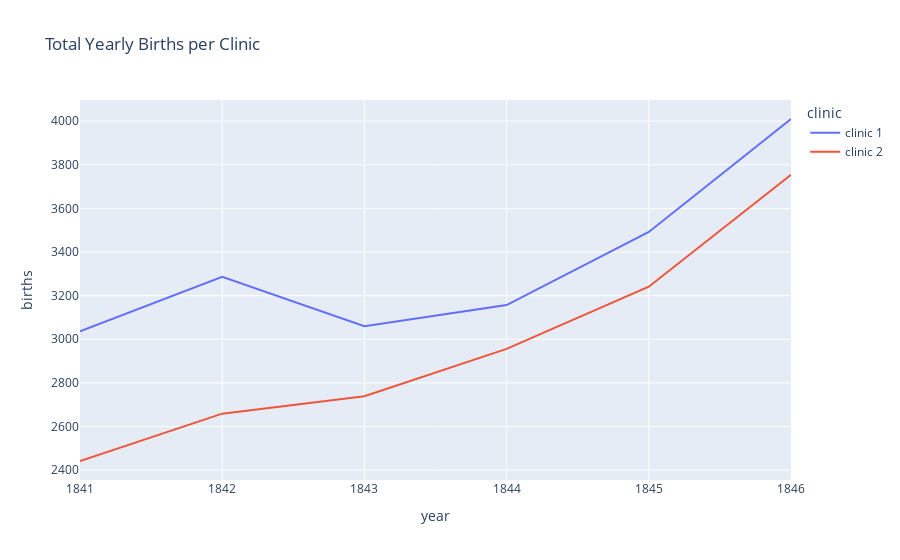

Source (notebook cell):
### Code cell
line = px.line(df_yearly,
               x='year',
               y='births',
               color='clinic',
               title='Total Yearly Births per Clinic')

line.show()

### Figure 1 — Plotly figure (JSON) as saved in the notebook; plotly's stock layout.template omitted (floating-point values rounded to 4 significant figures)
{"data": [{"hovertemplate": "clinic=clinic 1<br>year=%{x}<br>births=%{y}<extra></extra>", "legendgroup": "clinic 1", "line": {"color": "#636efa", "dash": "solid"}, "marker": {"symbol": "circle"}, "mode": "lines", "name": "clinic 1", "orientation": "v", "showlegend": true, "type": "scatter", "x": [1841, 1842, 1843, 1844, 1845, 1846], "xaxis": "x", "y": [3036, 3287, 3060, 3157, 3492, 4010], "yaxis": "y"}, {"hovertemplate": "clinic=clinic 2<br>year=%{x}<br>births=%{y}<extra></extra>", "legendgroup": "clinic 2", "line": {"color": "#EF553B", "dash": "solid"}, "marker": {"symbol": "circle"}, "mode": "lines", "name": "clinic 2", "orientation": "v", "showlegend": true, "type": "scatter", "x": [1841, 1842, 1843, 1844, 1845, 1846], "xaxis": "x", "y": [2442, 2659, 2739, 2956, 3241, 3754], "yaxis": "y"}], "layout": {"legend": {"title": {"text": "clinic"}, "tracegroupgap": 0}, "title": {"text": "Total Yearly Births per Clinic"}, "xaxis": {"anchor": "y", "domain": [0, 1], "title": {"text": "year"}}, "yaxis": {"anchor": "x", "domain": [0, 1], "title": {"text": "births"}}}}
